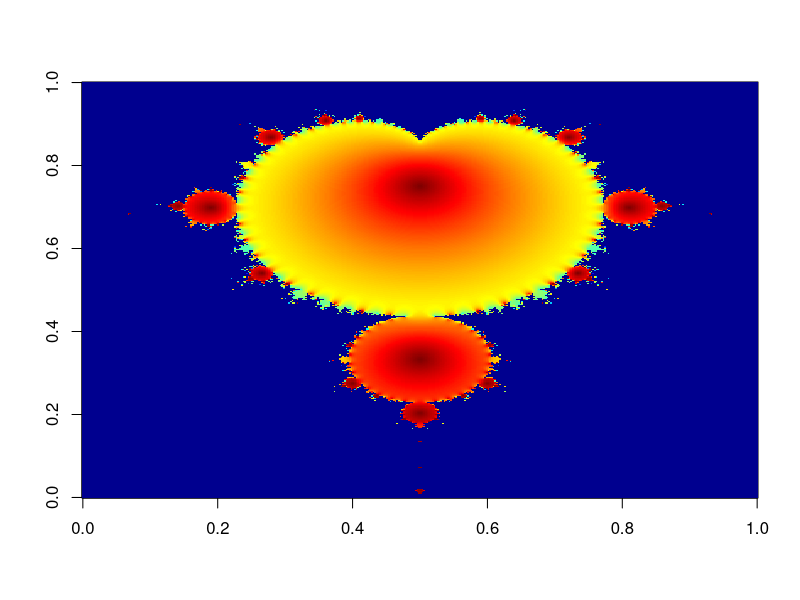

Recreate this plot in R.
### Reproduced from http://tolstoy.newcastle.edu.au/R/help/05/10/13198.html
### Written by Jarek Tuszynski, PhD.

library(fields) # for tim.colors
library(caTools) # for write.gif
m = 400 # grid size
C = complex( real=rep(seq(-1.8,0.6, length.out=m), each=m ),
imag=rep(seq(-1.2,1.2, length.out=m), m ) )
C = matrix(C,m,m)


Z = 0
X = array(0, c(m,m,60))
for (k in 1:60) {
Z = Z^2+C
X[,,k] = exp(-abs(Z))
}
image(X[,,k], col=tim.colors(256)) # show final image in
write.gif(X, "Mandelbrot2.gif", col=tim.colors(256), delay=10)
